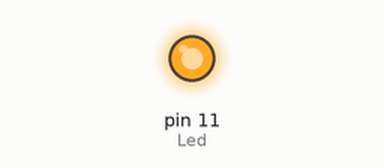
This sketch was run on a simulated Arduino Uno, built with avr-gcc and run on an emulated ATmega328P. Parts: output pins drawn as LEDs (lit = HIGH).

Above: at 0.1 s.
At 1.0 s:
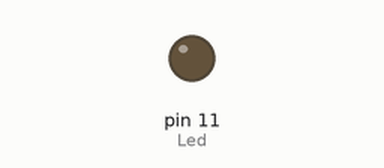
Timing chart, 0 to 2.5 s (numbered marks = the images above):
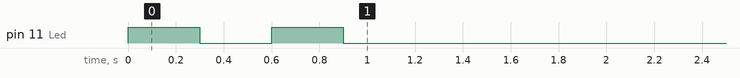

The sketch:

SerialCom.pde
```cpp
/* Code to interface with C# program */
/* This will read data from the computer's serial/USB port. */
/* The program will look for the letters 'G' or 'S' to turn */
/* the LED on or off. These letters can be anything, just */
/* make sure it's the same as what the C# program is sending */


int Led = 11; // using pin 11 for the LED
int InputData = 0;

void setup() {
  Serial.begin(9600); // opens serial port, sets data rate to 9600 bps
  pinMode(Led, OUTPUT); // sets pin as output

  digitalWrite(Led, HIGH); // Cycle led on/off during startup to
  delay(300);              // show program is running
  digitalWrite(Led, LOW);
  delay(300);
  digitalWrite(Led, HIGH);
  delay(300);
  digitalWrite(Led, LOW);
}


void loop() {


 while (Serial.available() > 0) { // do while serial data is available

    InputData = Serial.read();

 }

            //not used----> Serial.println(Csharp, DEC); //sends data TO computer

    if (InputData == 'G') digitalWrite(Led, HIGH);   // set the LED on
    if (InputData == 'S') digitalWrite(Led, LOW);   // set the LED on

}
```
